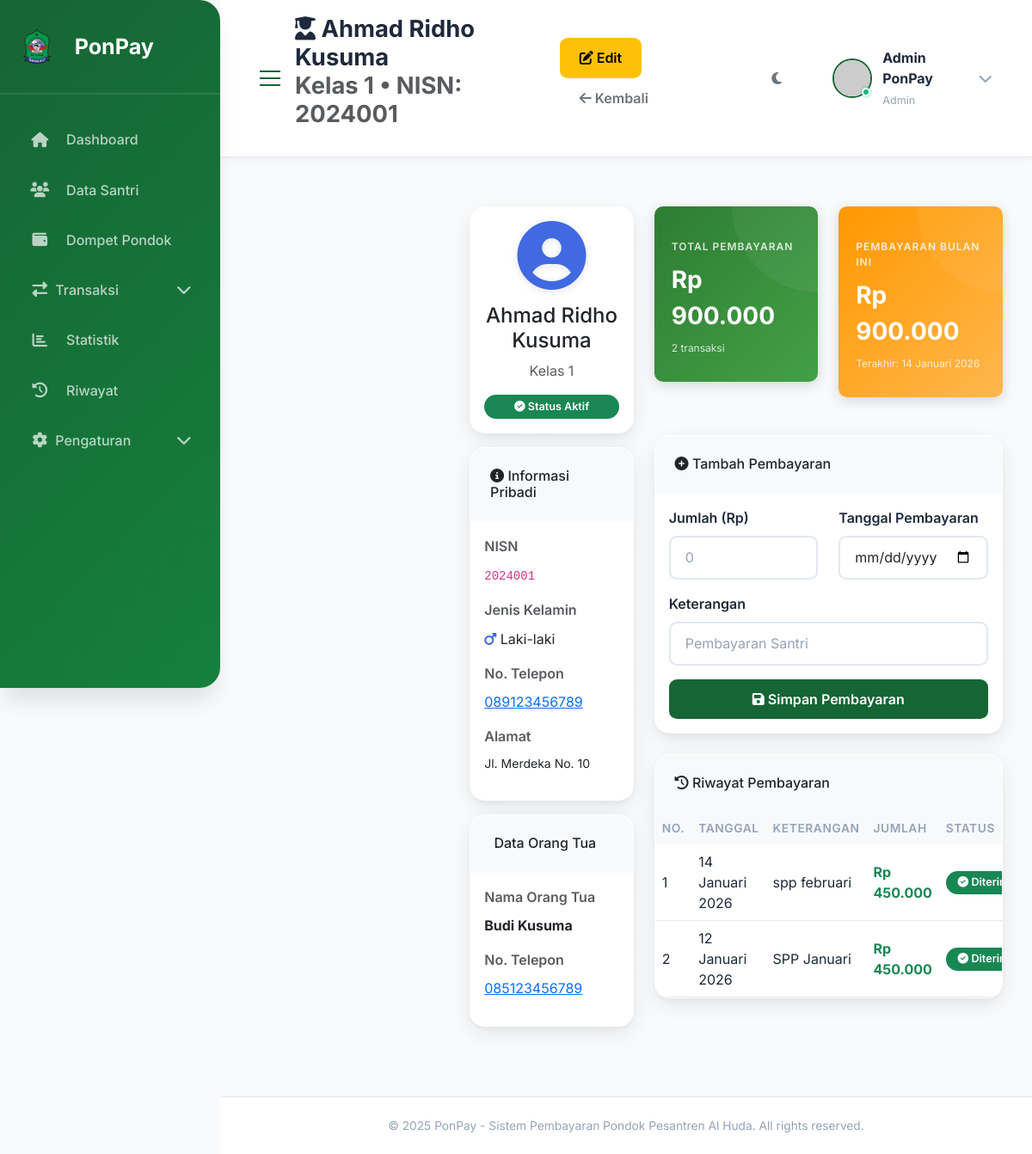
The app's page /students/1, older data.
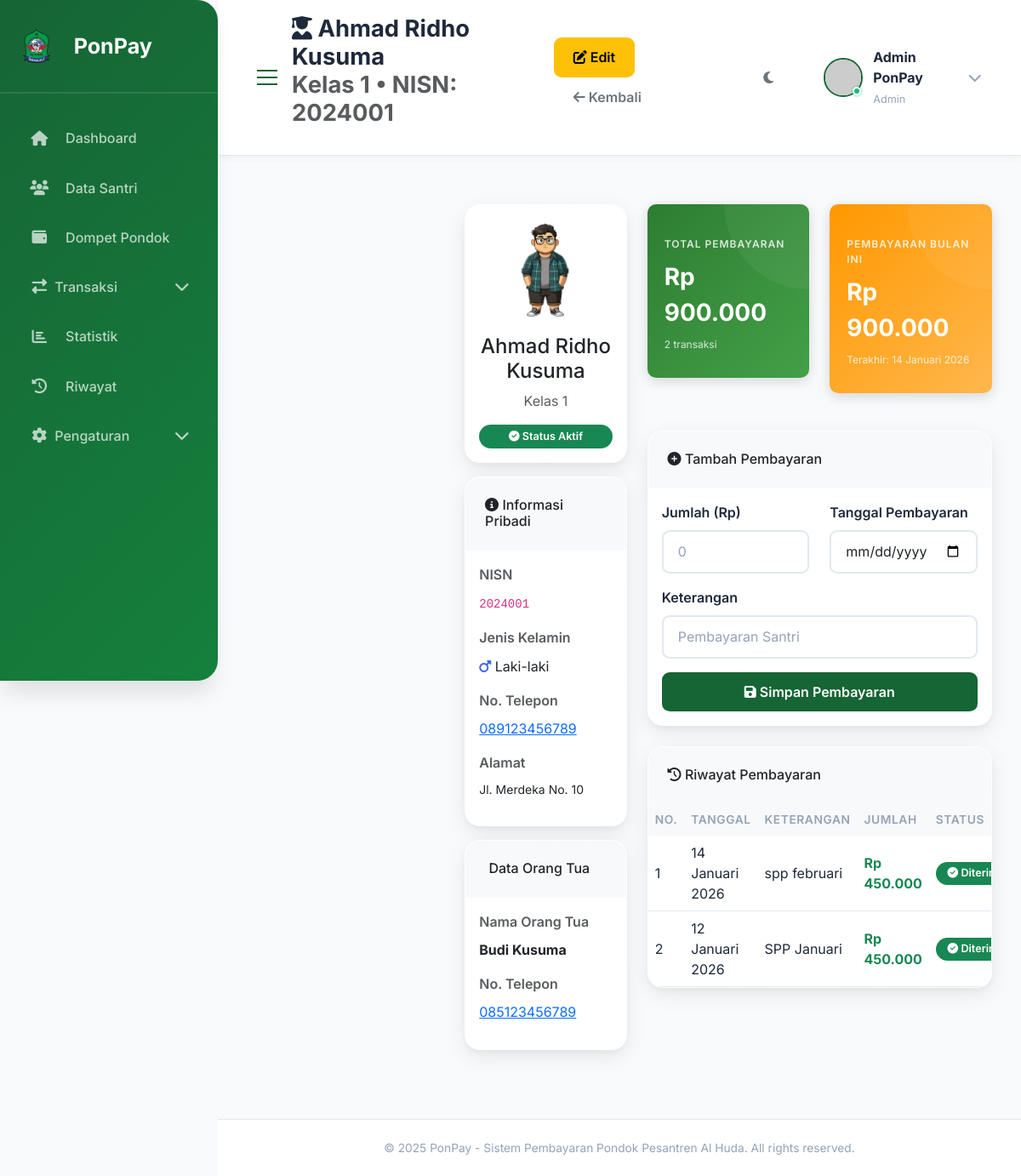
The same page, newer data.
### tables this page shows
CREATE TABLE students (
        id INTEGER PRIMARY KEY AUTOINCREMENT,
        name TEXT NOT NULL,
        nisn TEXT UNIQUE,
        kelas TEXT,
        jenis_kelamin TEXT,
        phone TEXT,
        parent_name TEXT,
        parent_phone TEXT,
        alamat TEXT,
        status TEXT DEFAULT 'aktif',
        photo TEXT,
        created_at TIMESTAMP DEFAULT CURRENT_TIMESTAMP
    );

### routes.py (the view)
@students_bp.route('/<int:student_id>')
def detail(student_id):
    student = get_student(student_id)
    if not student:
        return redirect(url_for('students.index'))
    payments = get_student_payments(student_id)
    stats = get_student_payment_stats(student_id)
    return render_template('student_detail.html', student=student, payments=payments, stats=stats)

### app.py (called while the page is built)
@app.template_filter('rupiah')
def rupiah_format(value):
    try:
        value = int(value) if isinstance(value, (int, float)) else int(value)
        return f"Rp {value:,.0f}".replace(',', '.')
    except (ValueError, TypeError):
        return "Rp 0"

@app.template_filter('format_date')
def format_date(date_string):
    months = {
        'January': 'Januari', 'February': 'Februari', 'March': 'Maret',
        'April': 'April', 'May': 'Mei', 'June': 'Juni',
        'July': 'Juli', 'August': 'Agustus', 'September': 'September',
        'October': 'Oktober', 'November': 'November', 'December': 'Desember'
    }
    try:
        if isinstance(date_string, str):
            dt = datetime.strptime(date_string, '%Y-%m-%d')
        else:
            dt = date_string
        day = dt.day
        month_en = dt.strftime('%B')
        year = dt.year
        month_id = months.get(month_en, month_en)
        return f"{day} {month_id} {year}"
    except:
        return str(date_string)

### db.py (called while the page is built)
def get_db():
    if 'db' not in g:
        g.db = sqlite3.connect(current_app.config['DATABASE'])
        g.db.row_factory = sqlite3.Row  # Enable column access by name
    return g.db

### templates/student_detail.html (shortened to what the changed rows need)
{% extends "base.html" %}
{% block page_title %}
<div class="d-flex justify-content-between align-items-center">
    <div>
        <h1 class="page-title"><i class="fas fa-user-graduate"></i> {{ student.name }}</h1>
        <p class="text-muted">{{ student.kelas }} • NISN: {{ student.nisn }}</p>
    </div>
</div>
{% endblock %}
{% block content %}
<div class="main-content">
    <div class="row mb-4">
        <div class="col-md-4">
            <div class="card">
                <div class="card-body text-center">
                    <div class="profile-pic mb-3">
                        {% if student.photo %}
                            <img src="{{ url_for('static', filename=student.photo) }}" alt="Foto Santri" class="img-fluid rounded-circle" style="width:120px; height:120px; object-fit:cover;">
                        {% else %}
                            {% if student.jenis_kelamin == 'Perempuan' %}
                                <i class="fas fa-user-circle" style="font-size: 80px; color: #FF1493;"></i>
                            {% else %}
                                <i class="fas fa-user-circle" style="font-size: 80px; color: #4169E1;"></i>
                            {% endif %}
                        {% endif %}
                    </div>
                    <h4>{{ student.name }}</h4>
                    <p class="text-muted mb-3">{{ student.kelas }}</p>
                    <div class="d-grid gap-2">
                        {% if student.status == 'aktif' %}
                            <span class="badge bg-success" style="padding: 8px;">
                            </span>
                        {% else %}
                            <span class="badge bg-danger" style="padding: 8px;">
                                <i class="fas fa-times-circle"></i> Status Non-Aktif
                            </span>
                        {% endif %}
                    </div>
                </div>
            </div>
            <div class="card mt-3">
                <div class="card-body">
                    <div class="mb-3">
                        <p class="mb-0"><code>{{ student.nisn }}</code></p>
                    </div>
                    <div class="mb-3">
                        <p class="mb-0">
                            <a href="tel:{{ student.phone }}">{{ student.phone }}</a>
                        </p>
                    </div>
                    <div class="mb-3">
                        <label class="form-label text-muted small">Alamat</label>
                        <p class="mb-0 small">{{ student.alamat }}</p>
                    </div>
                </div>
            </div>
            <div class="card mt-3">
                <div class="card-body">
                    <div class="mb-3">
                        <p class="mb-0"><strong>{{ student.parent_name }}</strong></p>
                    </div>
                    <div class="mb-3">
                        <p class="mb-0">
                            <a href="tel:{{ student.parent_phone }}">{{ student.parent_phone }}</a>
                        </p>
                    </div>
                </div>
            </div>
        </div>
        <div class="col-md-8">
            <div class="card">
                <div class="table-responsive">
                    <table class="table table-hover mb-0">
                        <thead class="table-light">
                            <tr>
                                <th>No.</th>
                                <th>Tanggal</th>
                                <th>Keterangan</th>
                                <th>Jumlah</th>
                                <th>Status</th>
                            </tr>
                        </thead>
                    </table>
                </div>
            </div>
        </div>
    </div>
</div>
{% endblock %}

Row changes from the older to the newer data that the page shows:
changed students "Ahmad Ridho Kusuma": photo: picture added
